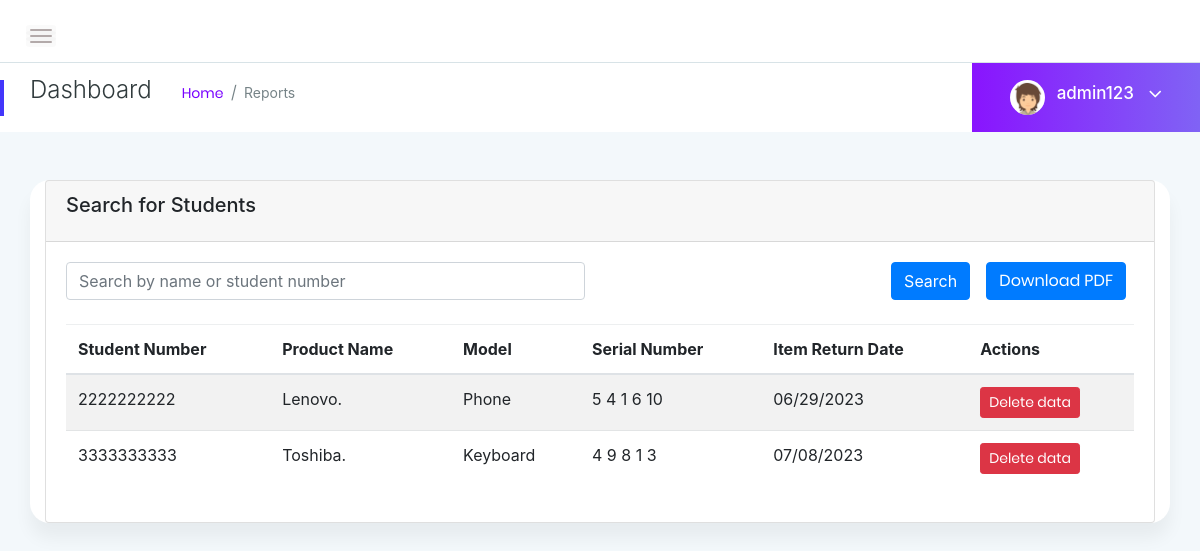
The page /reports.php (signed in) on the database its author committed.
### tables this page shows
CREATE TABLE `logs` (
  `id` int(6) UNSIGNED NOT NULL,
  `product_id` int(6) NOT NULL,
  `product_name` varchar(50) NOT NULL,
  `Model` varchar(50) NOT NULL,
  `serialnumber` varchar(50) NOT NULL,
  `description` text DEFAULT NULL,
  `firstname` varchar(30) NOT NULL,
  `lastname` varchar(30) NOT NULL,
  `studentnumber` varchar(10) NOT NULL,
  `date` date NOT NULL
);

### reports.php (the view, shortened to what this page needs)
<!doctype html>
<html class="no-js" lang="en">
<head>
  <link rel="stylesheet" href="assets/css/bootstrap.min.css">
  <link rel="stylesheet" href="assets/css/font-awesome.min.css">
  <link rel="stylesheet" href="assets/css/themify-icons.css">
  <link rel="stylesheet" href="assets/css/metisMenu.css">
  <link rel="stylesheet" href="assets/css/owl.carousel.min.css">
  <link rel="stylesheet" href="assets/css/slicknav.min.css">
  <link rel="stylesheet" href="https://www.amcharts.com/lib/3/plugins/export/export.css" type="text/css" media="all" />
  <link rel="stylesheet" href="assets/css/typography.css">
  <link rel="stylesheet" href="assets/css/default-css.css">
  <link rel="stylesheet" href="assets/css/styles.css">
  <link rel="stylesheet" href="assets/css/responsive.css">
</head>
<body>
  <div class="page-container">
        <div class="main-content">
            <div class="header-area">
                <div class="row align-items-center">
                    <div class="col-md-6 col-sm-8 clearfix">
                        <div class="nav-btn pull-left">
                            <span></span>
                            <span></span>
                            <span></span>
                        </div>
                    </div>
                    <div class="col-md-6 col-sm-4 clearfix">
                    </div>
                </div>
            </div>
            <div class="page-title-area">
                <div class="row align-items-center">
                    <div class="col-sm-6">
                        <div class="breadcrumbs-area clearfix">
                            <h4 class="page-title pull-left">Dashboard</h4>
                            <ul class="breadcrumbs pull-left">
                                <li><a href="index.php">Home</a></li>
                                <li><span>Reports</span></li>
                            </ul>
                        </div>
                    </div>
                    <div class="col-sm-6 clearfix">
                        <div class="user-profile pull-right">
                            <img class="avatar user-thumb" src="assets/images/author/avatar.png" alt="avatar">
                            <h4 class="user-name dropdown-toggle" data-toggle="dropdown"><?php echo $_SESSION['username']; ?> <i class="fa fa-angle-down"></i></h4>
                        </div>
                    </div>
                </div>
            </div>
        <div class="container mt-5">
    <div class="card">
        <div class="card-header">
            <h4 class="card-title">Search for Students</h4>
        </div>
        <div class="card-body">
            <form method="post" action="" class="row align-items-center">
                <div class="col-md-6">
                    <div class="form-group">
                        <input type="text" autocomplete="off" class="form-control" name="search" placeholder="Search by name or student number" value="<?php echo isset($_POST['search']) ? $_POST['search'] : '' ?>">
                    </div>
                </div>
                <div class="col-md-6">
                    <div class="d-flex justify-content-end">
                        <button type="submit"  class="btn btn-primary mx-2" name="submit-search">Search</button>
                        <a href="pdf.php?search=<?php echo isset($_POST['search']) ? $_POST['search'] : '' ?>" class="btn btn-primary mx-2">Download PDF</a>
                    </div>
                </div>
            </form>
            <div class="table-responsive mt-4">
                <table class="table table-hover table-striped">
                    <thead>
                        <tr>
                            <th scope="col">Student Number</th>
                            <th scope="col">Product Name</th>
                            <th scope="col">Model</th>
                            <th scope="col">Serial Number</th>
                            <th scope="col">Item Return Date</th>
                            <th scope="col">Actions</th>
                        </tr>
                    </thead>
                    <tbody>
                    <?php
                    $conn = new mysqli("localhost", "root", "", "inventorymanagement");
                    $search = isset($_POST['search']) ? $_POST['search'] : '';
                    $sql = "SELECT * FROM logs WHERE firstname LIKE '%$search%' OR lastname LIKE '%$search%' OR studentnumber LIKE '%$search%'";
                    $result = $conn->query($sql);
                    if ($result->num_rows > 0) {
                        while ($row = $result->fetch_assoc()) {
                            ?>
                            <tr>
                                <td><?php echo $row["studentnumber"] ?></td>
                                <td><?php echo $row["product_name"] ?></td>
                                <td><?php echo $row["Model"] ?></td>
                                <td><?php echo $row["serialnumber"] ?></td>
                                <td><?php $date_obj = new DateTime($row["date"]); $date_str = $date_obj->format('m/d/Y');
                                echo $date_str; ?></td>
                                <td>
                                    <div class="btn-group">
                                        <a href="deletereport.php?id=<?php echo $row["student_ID"] ?>" class="btn btn-sm btn-danger">Delete data</a>
                                    </div>
                                </td>
                            </tr>
                            <?php
                        }
                    } else {
                        ?>
                        <tr>
                            <td colspan="8">No results found.</td>
                        </tr>
                        <?php
                        }
                        ?>
                        </tbody>
                    </table>
                </div>
            </div>
        </div>
    </div>
</div>
<html>
<head>
	<link rel="stylesheet" type="text/css" href="style.css">
	<link rel="stylesheet" href="https://maxcdn.bootstrapcdn.com/bootstrap/4.0.0-alpha.6/css/bootstrap.min.css">
</head>
</html>
    </div>
</body>
</html>

### assets/css/typography.css (style rules this page uses)
body { font-size: 14px; font-family: 'Lato', sans-serif; }
h1, h2, h3, h4, h5, h6 { margin: 0; font-family: 'Poppins', sans-serif; }
a, a:visited { text-decoration: none; transition: all 0.3s ease-in-out; -webkit-transition: all 0.3s ease-in-out; -moz-transition: all 0.3s ease-in-out; -o-transition: all 0.3s ease-in-out; outline: 0; font-family: 'Poppins', sans-serif; }
ul, ol { margin-bottom: 0px; margin-top: 0px; padding: 0; }
ul { margin: 0; list-style-type: none; }
button { cursor: pointer; outline: none!important; letter-spacing: 0; }

### assets/css/styles.css (style rules this page uses)
.page-container { width: 100%; height: 100%; min-height: 100vh; padding-left: 280px; -webkit-transition: padding-left 0.3s ease 0s; transition: padding-left 0.3s ease 0s; }
.card { border: none; border-radius: 4px; background-color: #fff; -webkit-transition: all 0.3s ease 0s; transition: all 0.3s ease 0s; }
.card-body { padding: 25.6px; padding: 1.6rem; }
.main-content { width: 100%; background: #F3F8FB; }
.header-area { padding: 15px 30px; background: #fff; border-bottom: 1px solid #d8e3e7; }
.nav-btn { margin-right: 30px; margin-top: 10px; cursor: pointer; }
.nav-btn span { display: block; width: 22px; height: 2px; background: #b3aaaa; margin: 4px 0; border-radius: 15px; -webkit-transition: all 0.3s ease 0s; transition: all 0.3s ease 0s; box-shadow: 0 0 0 4px rgba(99, 96, 96, 0.03); }
.page-title-area { padding: 0 30px; background: #fff; position: relative; }
.page-title-area:before { content: ''; position: absolute; left: 0; top: 50%; width: 4px; height: 36px; background: var(--primary-color); -webkit-transform: translateY(-50%); transform: translateY(-50%); }
.page-title { font-size: 24px; font-weight: 300; color: #313b3d; letter-spacing: 0; margin-right: 30px; }
ul.breadcrumbs { margin-top: 4px; }
.breadcrumbs li { display: inline-block; }
.breadcrumbs li a, .breadcrumbs li span { display: block; font-size: 14px; font-weight: 400; color: #7801ff; letter-spacing: 0; margin-right: 16px; position: relative; }
.breadcrumbs li a:before { content: '/'; color: #768387; position: absolute; right: -13px; top: 0; }
.breadcrumbs li span { margin-right: 0; color: #768387; text-transform: capitalize; }
.user-profile { margin-right: -30px; display: -webkit-box; display: -ms-flexbox; display: flex; -webkit-box-align: center; -ms-flex-align: center; align-items: center; -ms-flex-wrap: wrap; flex-wrap: wrap; background: -webkit-linear-gradient(left, #8914fe 0%, #8063f5 100%); background: linear-gradient(to right, #8914fe 0%, #8063f5 100%); padding: 17px 38px; position: relative; }
.user-profile img.avatar { height: 35px; width: 35px; border-radius: 50%; margin-right: 12px; }
.user-name { font-size: 17px; font-weight: 500; color: #fff; letter-spacing: 0; cursor: pointer; -webkit-user-select: none; -moz-user-select: none; -ms-user-select: none; user-select: none; }
.user-name i { margin-left: 10px; font-size: 21px; vertical-align: middle; position: relative; }
.notification-area .dropdown-toggle, .user-name.dropdown-toggle { position: relative; }
.notification-area .dropdown-toggle:after, .user-name.dropdown-toggle:after { display: none; }
.btn { padding: 11px 17px; font-size: 13px; letter-spacing: 0; }
.btn-sm { padding: 9px 14px; }
.form-control, .form-control:focus { outline: none; box-shadow: none; }
.form-control { font-size: 14px; border: 1px solid rgba(170, 170, 170, .3); padding: 10.72px 12.8px; padding: .67rem .8rem; }
table tr th { border-bottom: none; }
table tr th, table tr td { border-top: 1px solid rgba(120, 130, 140, 0.13) !important; }

### assets/css/responsive.css (style rules this page uses)
@media screen and (min-width: 1200px) and (max-width: 1440px) { .card-title { font-size: 20px; } }
@media (min-width: 1200px) and (max-width: 1364px) { .page-container, .sbar_collapsed.page-container { padding-left: 0; } }

### rows shown on the page
logs: studentnumber "2222222222", product_name "Lenovo.", Model "Phone", serialnumber "5 4 1 6 10", date "06/29/2023"
logs: studentnumber "3333333333", product_name "Toshiba.", Model "Keyboard", serialnumber "4 9 8 1 3", date "07/08/2023"

### other values the page prints
$_SESSION['username'] "admin123"
